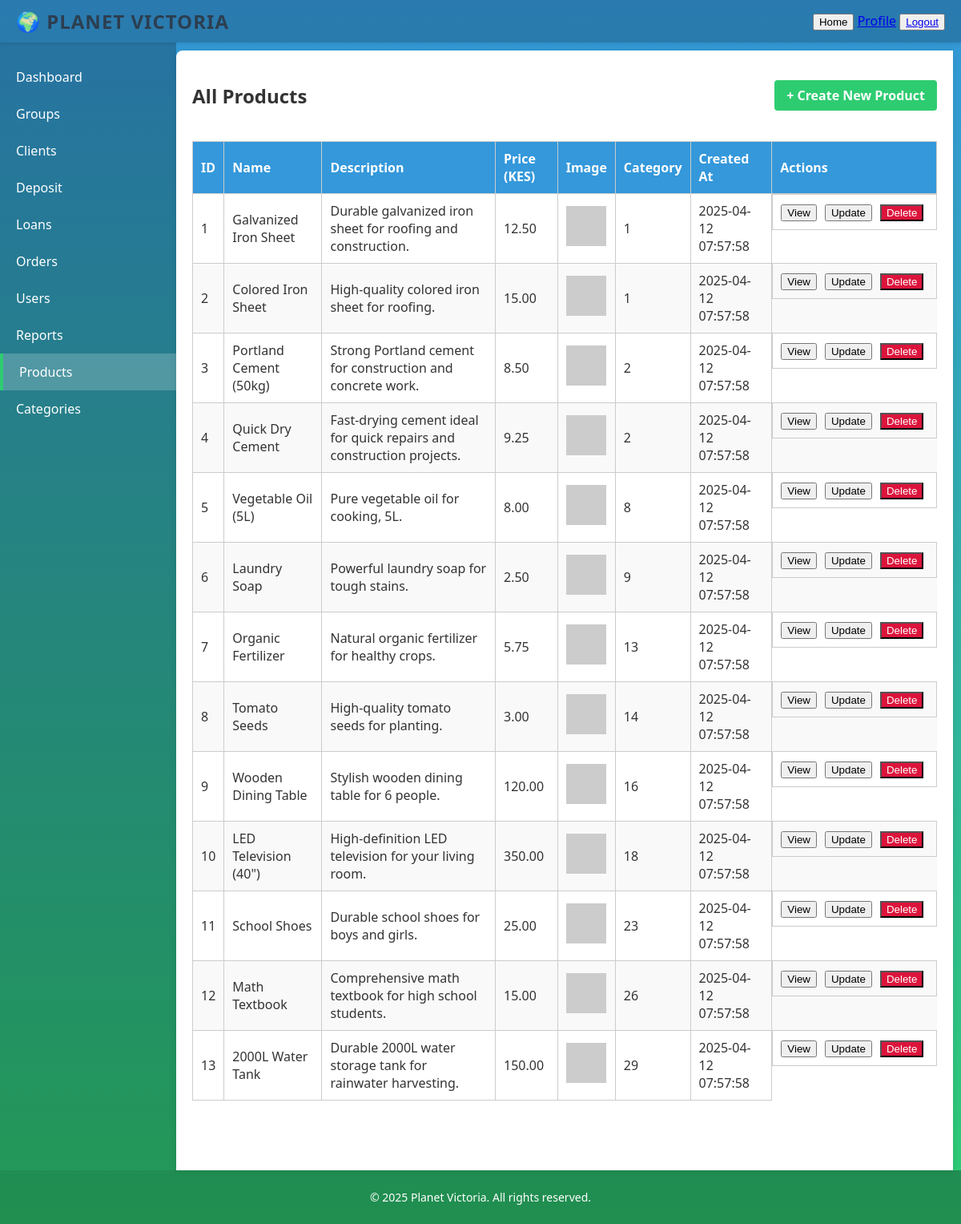
/admin/products/index.php (signed in), run on the app's committed database.
### tables this page shows
CREATE TABLE `products` (
  `id` int(11) NOT NULL,
  `name` varchar(255) NOT NULL,
  `description` text DEFAULT NULL,
  `price` decimal(10,2) NOT NULL,
  `image_url` varchar(255) DEFAULT NULL,
  `created_at` timestamp NOT NULL DEFAULT current_timestamp(),
  `updated_at` timestamp NOT NULL DEFAULT current_timestamp() ON UPDATE current_timestamp(),
  `category_id` int(11) DEFAULT NULL
);

### admin/products/index.php (the view, shortened to what this page needs)
<?php
require_once '../../db.php';
$stmt = $conn->prepare("SELECT * FROM products ORDER BY created_at DESC");
$stmt->execute();
$products = $stmt->fetchAll(PDO::FETCH_ASSOC);
?>
<!DOCTYPE html>
<html lang="en">
<head>
    <link rel="stylesheet" href="../../styles.css">
</head>
<body>
<div class="container">
    <header class="header">
            <div class="logo">🌍 Planet Victoria</div>
            <nav class="top-nav">
                <button class="nav-btn">Home</button>
                <a href="../profile.php" class="profile-button">Profile</a>
                <button class="nav-btn"> <a href="../../logout.php">Logout</a></button>
            </nav>
        </header>
        <div class="sidebar" id="sidebar">
            <ul class="menu-items">
            <ul class="menu-items">
    <li><a href="../index.php" >Dashboard</a></li>
    <li><a href="../index.php" >Groups</a></li>
    <li><a href="../clients/index.php">Clients</a></li>
    <li><a href="../deposits/index.php">Deposit</a></li>
    <li><a href="../loans/index.php">Loans</a></li>
    <li><a href="../orders/index.php">Orders</a></li>
    <li><a href="../users/index.php">Users</a></li>
    <li><a href="../reports/index.php">Reports</a></li>
    <li><a href=".index.php" class="active">Products</a></li>
    <li><a href="../categories/index.php">Categories</a></li>
</ul>
            </ul>
        </div>
    <main class="content">
        <div class="top-bar">
            <h2>All Products</h2>
            <a href="create.php" class="create-btn">+ Create New Product</a>
        </div>
        <?php if (count($products) > 0): ?>
            <table class="products-table">
                <thead>
                <tr>
                    <th>ID</th>
                    <th>Name</th>
                    <th>Description</th>
                    <th>Price (KES)</th>
                    <th>Image</th>
                    <th>Category</th>
                    <th>Created At</th>
                    <th>Actions</th>
                </tr>
                </thead>
                <tbody>
                <?php foreach ($products as $product): ?>
                    <tr>
                        <td><?= htmlspecialchars($product['id']) ?></td>
                        <td><?= htmlspecialchars($product['name']) ?></td>
                        <td><?= htmlspecialchars($product['description']) ?></td>
                        <td><?= number_format($product['price'], 2) ?></td>
                        <td>
                            <?php if (!empty($product['image_url'])): ?>
                                <img src="<?= htmlspecialchars($product['image_url']) ?>" alt="Product" width="50">
                            <?php else: ?>
                                No image
                            <?php endif; ?>
                        </td>
                        <td><?= htmlspecialchars($product['category_id']) ?></td>
                        <td><?= htmlspecialchars($product['created_at']) ?></td>
                        <td class="actions">
                            <a href="view.php?id=<?= $product['id'] ?>"><button>View</button></a>
                            <a href="update.php?id=<?= $product['id'] ?>"><button>Update</button></a>
                            <a href="delete.php?id=<?= $product['id'] ?>" onclick="return confirm('Are you sure you want to delete this product?')">
                                <button style="background-color: crimson; color: white;">Delete</button>
                            </a>
                        </td>
                    </tr>
                <?php endforeach; ?>
                </tbody>
            </table>
        <?php else: ?>
            <p>No products available.</p>
        <?php endif; ?>
    </main>
</div>
<footer class="footer">
        <p>© 2025 Planet Victoria. All rights reserved.</p>
    </footer>
</body>
</html>

### styles.css (style rules this page uses)
body { margin: 0; font-family: 'Segoe UI', Tahoma, Geneva, Verdana, sans-serif; background: linear-gradient(to bottom, #3498db, #2ecc71); min-height: 100vh; color: #333; }
.container { display: grid; grid-template-areas: "header header" "sidebar content" "footer footer"; grid-template-columns: 220px 1fr; grid-template-rows: auto 1fr auto; height: 100vh; }
.header { grid-area: header; display: flex; justify-content: space-between; align-items: center; background: rgba(0, 0, 0, 0.2); padding: 10px 20px; box-shadow: 0 2px 5px rgba(0,0,0,0.1); }
.logo { font-size: 24px; font-weight: 700; color: #2c3e50; text-transform: uppercase; letter-spacing: 1px; }
.sidebar { grid-area: sidebar; background: rgba(0, 0, 0, 0.25); padding: 20px 0; }
.menu-items { list-style: none; padding: 0; margin: 0; }
.menu-items li a { display: block; color: white; padding: 12px 20px; text-decoration: none; transition: all 0.3s; }
.menu-items li a.active { background: rgba(255, 255, 255, 0.2); border-left: 4px solid #2ecc71; }
.content { grid-area: content; padding: 20px; background: white; border-radius: 8px 0 0 0; margin: 10px 10px 0 0; box-shadow: 0 0 10px rgba(0,0,0,0.1); overflow-y: auto; }
table { width: 100%; border-collapse: collapse; margin-top: 10px; }
th, td { padding: 12px 15px; text-align: left; border-bottom: 1px solid #ddd; }
th { background-color: #3498db; color: black; position: sticky; top: 0; }
tr:nth-child(even) { background-color: #f9f9f9; }
.footer { grid-area: footer; background: rgba(0, 0, 0, 0.3); color: white; text-align: center; padding: 10px; font-size: 14px; }
.sidebar { transition: transform 0.3s ease; }
th, td { padding: 8px 12px; text-align: left; border-bottom: 1px solid #eee; }
th { background-color: lightgray; font-weight: 600; }

### admin/products/index.php (style rules this page uses)
.products-table { width: 100%; border-collapse: collapse; margin-top: 20px; }
.products-table th, .products-table td { padding: 10px; text-align: left; border: 1px solid #ccc; }
.products-table th { background-color: #3498db; color: white; }
.products-table tr:nth-child(even) { background-color: #f9f9f9; }
.actions button { margin-right: 5px; }
.actions { display: flex; gap: 5px; flex-wrap: nowrap; }
.actions a button { white-space: nowrap; }
.top-bar { display: flex; justify-content: space-between; align-items: center; }
.create-btn { background-color: #2ecc71; color: white; padding: 8px 15px; border: none; border-radius: 4px; text-decoration: none; font-weight: bold; }

### data on the page
products: id "1", name "Galvanized Iron Sheet", description "Durable galvanized iron sheet for roofing and construction.", price "12.50", category "1", created_at "2025-04-12 07:57:58"
products: id "2", name "Colored Iron Sheet", description "High-quality colored iron sheet for roofing.", price "15.00", category "1", created_at "2025-04-12 07:57:58"
products: id "3", name "Portland Cement (50kg)", description "Strong Portland cement for construction and concrete work.", price "8.50", category "2", created_at "2025-04-12 07:57:58"
products: id "4", name "Quick Dry Cement", description "Fast-drying cement ideal for quick repairs and construction projects.", price "9.25", category "2", created_at "2025-04-12 07:57:58"
products: id "5", name "Vegetable Oil (5L)", description "Pure vegetable oil for cooking, 5L.", price "8.00", category "8", created_at "2025-04-12 07:57:58"
products: id "6", name "Laundry Soap", description "Powerful laundry soap for tough stains.", price "2.50", category "9", created_at "2025-04-12 07:57:58"
products: id "7", name "Organic Fertilizer", description "Natural organic fertilizer for healthy crops.", price "5.75", category "13", created_at "2025-04-12 07:57:58"
products: id "8", name "Tomato Seeds", description "High-quality tomato seeds for planting.", price "3.00", category "14", created_at "2025-04-12 07:57:58"
products: id "9", name "Wooden Dining Table", description "Stylish wooden dining table for 6 people.", price "120.00", category "16", created_at "2025-04-12 07:57:58"
products: id "10", name "LED Television (40\")", description "High-definition LED television for your living room.", price "350.00", category "18", created_at "2025-04-12 07:57:58"
products: id "11", name "School Shoes", description "Durable school shoes for boys and girls.", price "25.00", category "23", created_at "2025-04-12 07:57:58"
products: id "12", name "Math Textbook", description "Comprehensive math textbook for high school students.", price "15.00", category "26", created_at "2025-04-12 07:57:58"
products: id "13", name "2000L Water Tank", description "Durable 2000L water storage tank for rainwater harvesting.", price "150.00", category "29", created_at "2025-04-12 07:57:58"
